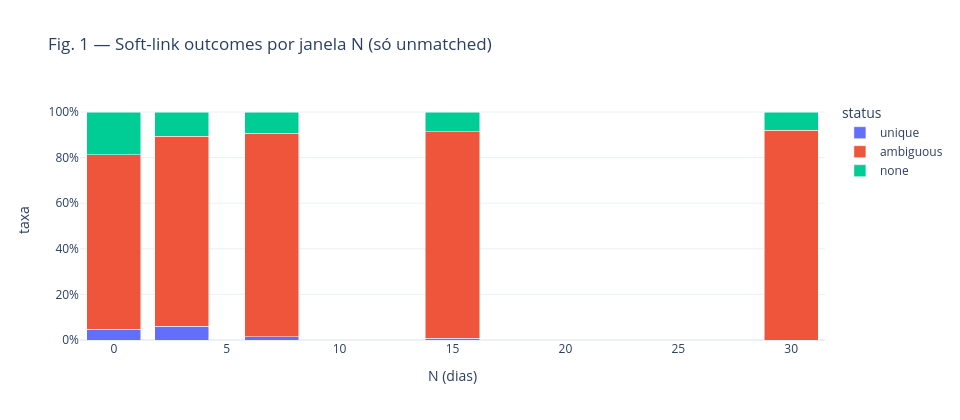
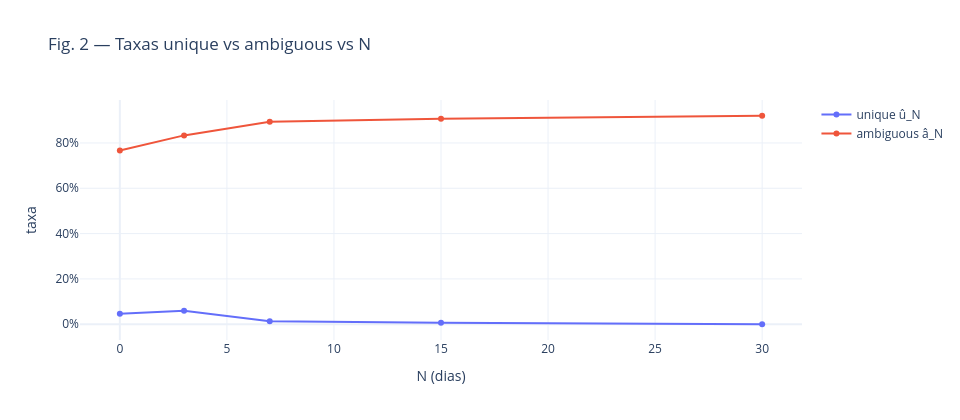
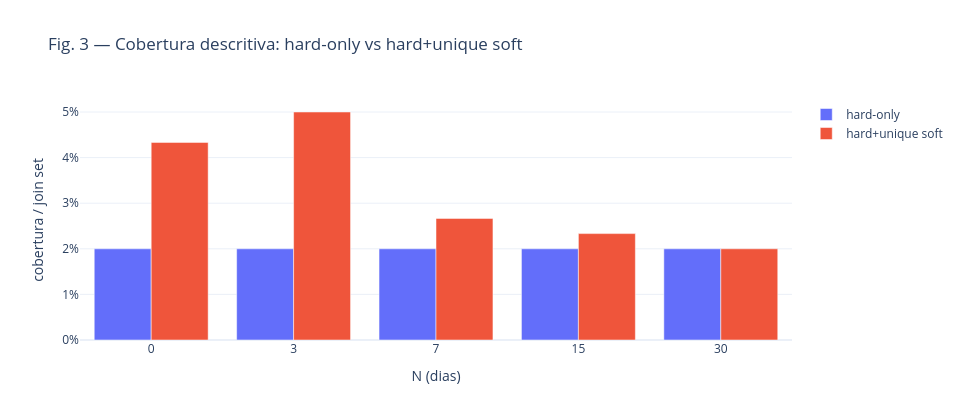
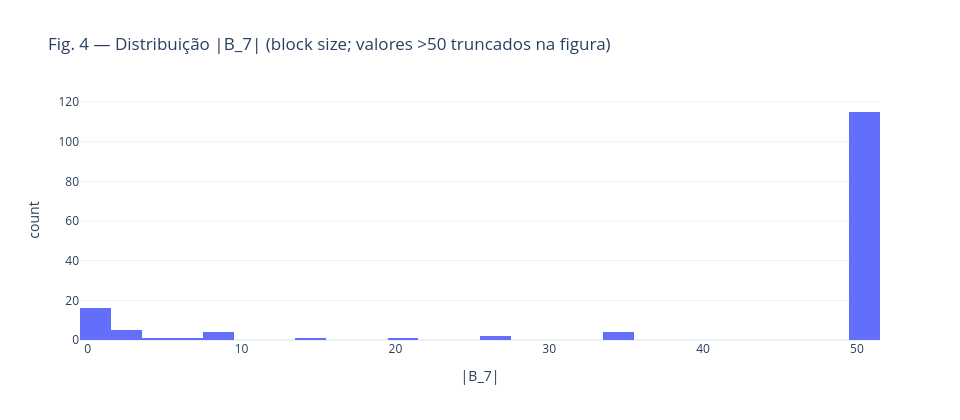

Source (notebook cell) for these figures, in order:
### Markdown cell above
## 7. Figuras Plotly — interpretação

- **Fig. 1 (barras empilhadas por $N$):** composição unique / ambiguous / none. Se ambiguous cresce mais rápido que unique com $N$, a janela alarga o bloco sem resolver identidade.
- **Fig. 2 (linhas):** $\hat{u}_N$ e $\hat{a}_N$ vs $N$. Útil para escolher $N$ operacional (trade-off recall×precisão).
- **Fig. 3 (lift):** cobertura hard-only vs hard+unique soft. Lift alto com $\hat{a}_N$ alto = enriquecimento ruidoso.
- **Fig. 4 (histograma $|B_7|$):** distribuição de tamanhos de bloco em $N=7$; cauda longa ⇒ many-to-one.
- **Fig. 5 (donut hard vs soft outcomes em $N=7$):** visão do join set completo (hard matched + soft unique/ambiguous/none).

### Code cell
melt = summary_N.melt(
    id_vars=["n_days"],
    value_vars=["rate_unique", "rate_ambiguous", "rate_none"],
    var_name="outcome",
    value_name="rate",
)
melt["outcome"] = melt["outcome"].str.replace("rate_", "", regex=False)
fig1 = px.bar(
    melt, x="n_days", y="rate", color="outcome",
    title="Fig. 1 — Soft-link outcomes por janela N (só unmatched)",
    labels={"n_days": "N (dias)", "rate": "taxa", "outcome": "status"},
    barmode="stack",
)
fig1.update_layout(yaxis_tickformat=".0%")
show_and_save(fig1, "softlink_fig01_outcomes_by_N", height=420)

fig2 = go.Figure()
fig2.add_scatter(name="unique û_N", x=summary_N["n_days"], y=summary_N["rate_unique"], mode="lines+markers")
fig2.add_scatter(name="ambiguous â_N", x=summary_N["n_days"], y=summary_N["rate_ambiguous"], mode="lines+markers")
fig2.update_layout(
    title="Fig. 2 — Taxas unique vs ambiguous vs N",
    xaxis_title="N (dias)", yaxis_title="taxa", yaxis_tickformat=".0%",
)
show_and_save(fig2, "softlink_fig02_unique_vs_ambiguous", height=420)

fig3 = go.Figure()
fig3.add_bar(name="hard-only", x=summary_N["n_days"].astype(str), y=summary_N["cov_hard_only"])
fig3.add_bar(name="hard+unique soft", x=summary_N["n_days"].astype(str), y=summary_N["cov_hard_plus_unique"])
fig3.update_layout(
    barmode="group",
    title="Fig. 3 — Cobertura descritiva: hard-only vs hard+unique soft",
    xaxis_title="N (dias)", yaxis_title="cobertura / join set", yaxis_tickformat=".0%",
)
show_and_save(fig3, "softlink_fig03_lift_coverage", height=420)

bs7 = scores.loc[scores["n_days"] == 7, "block_size"]
bs7_plot = bs7.clip(upper=50)
fig4 = px.histogram(
    pd.DataFrame({"block_size": bs7_plot}),
    x="block_size", nbins=26,
    title="Fig. 4 — Distribuição |B_7| (block size; valores >50 truncados na figura)",
    labels={"block_size": "|B_7|", "count": "n PEFs unmatched"},
)
show_and_save(fig4, "softlink_fig04_blocksize_N7", height=420)
print("Fig.4 raw block_size describe:\n", bs7.describe().to_string())

row7 = summary_N.loc[summary_N["n_days"] == 7].iloc[0]
n_unm_total = int((~aj_cov["hard_matched"]).sum())
n_out_cap = n_unm_total - U
pie_df = pd.DataFrame({
    "status": ["hard_matched", "soft_unique", "soft_ambiguous", "soft_none"],
    "n": [
        n_hard,
        int(row7["n_unique"]),
        int(row7["n_ambiguous"]),
        int(row7["n_none"]) + n_out_cap,
    ],
})
fig5 = px.pie(
    pie_df, names="status", values="n", hole=0.45,
    title=f"Fig. 5 — Join set (N=7): hard={n_hard}/{n_pef}; soft sobre U={U} (out-of-cap unmatched→none)",
)
show_and_save(fig5, "softlink_fig05_joinset_donut_N7", height=440)
display(pie_df)

### Figure 1 — Plotly figure (JSON) as saved in the notebook; plotly's stock layout.template omitted (floating-point values rounded to 4 significant figures)
{"data": [{"hovertemplate": "status=unique<br>N (dias)=%{x}<br>taxa=%{y}<extra></extra>", "legendgroup": "unique", "marker": {"color": "#636efa", "pattern": {"shape": ""}}, "name": "unique", "orientation": "v", "showlegend": true, "textposition": "auto", "type": "bar", "x": [0, 3, 7, 15, 30], "xaxis": "x", "y": [0.04667, 0.06, 0.01333, 0.006667, 0.0], "yaxis": "y"}, {"hovertemplate": "status=ambiguous<br>N (dias)=%{x}<br>taxa=%{y}<extra></extra>", "legendgroup": "ambiguous", "marker": {"color": "#EF553B", "pattern": {"shape": ""}}, "name": "ambiguous", "orientation": "v", "showlegend": true, "textposition": "auto", "type": "bar", "x": [0, 3, 7, 15, 30], "xaxis": "x", "y": [0.7667, 0.8333, 0.8933, 0.9067, 0.92], "yaxis": "y"}, {"hovertemplate": "status=none<br>N (dias)=%{x}<br>taxa=%{y}<extra></extra>", "legendgroup": "none", "marker": {"color": "#00cc96", "pattern": {"shape": ""}}, "name": "none", "orientation": "v", "showlegend": true, "textposition": "auto", "type": "bar", "x": [0, 3, 7, 15, 30], "xaxis": "x", "y": [0.1867, 0.1067, 0.09333, 0.08667, 0.08], "yaxis": "y"}], "layout": {"barmode": "stack", "font": {"size": 12}, "height": 420, "legend": {"title": {"text": "status"}, "tracegroupgap": 0}, "title": {"text": "Fig. 1 — Soft-link outcomes por janela N (só unmatched)"}, "width": 960, "xaxis": {"anchor": "y", "domain": [0.0, 1.0], "title": {"text": "N (dias)"}}, "yaxis": {"anchor": "x", "domain": [0.0, 1.0], "tickformat": ".0%", "title": {"text": "taxa"}}}}

### Figure 2 — Plotly figure (JSON) as saved in the notebook; plotly's stock layout.template omitted (floating-point values rounded to 4 significant figures)
{"data": [{"mode": "lines+markers", "name": "unique û_N", "type": "scatter", "x": [0, 3, 7, 15, 30], "y": [0.04667, 0.06, 0.01333, 0.006667, 0.0]}, {"mode": "lines+markers", "name": "ambiguous â_N", "type": "scatter", "x": [0, 3, 7, 15, 30], "y": [0.7667, 0.8333, 0.8933, 0.9067, 0.92]}], "layout": {"font": {"size": 12}, "height": 420, "title": {"text": "Fig. 2 — Taxas unique vs ambiguous vs N"}, "width": 960, "xaxis": {"title": {"text": "N (dias)"}}, "yaxis": {"tickformat": ".0%", "title": {"text": "taxa"}}}}

### Figure 3 — Plotly figure (JSON) as saved in the notebook; plotly's stock layout.template omitted (floating-point values rounded to 4 significant figures)
{"data": [{"name": "hard-only", "type": "bar", "x": ["0", "3", "7", "15", "30"], "y": [0.02, 0.02, 0.02, 0.02, 0.02]}, {"name": "hard+unique soft", "type": "bar", "x": ["0", "3", "7", "15", "30"], "y": [0.04333, 0.05, 0.02667, 0.02333, 0.02]}], "layout": {"barmode": "group", "font": {"size": 12}, "height": 420, "title": {"text": "Fig. 3 — Cobertura descritiva: hard-only vs hard+unique soft"}, "width": 960, "xaxis": {"title": {"text": "N (dias)"}}, "yaxis": {"tickformat": ".0%", "title": {"text": "cobertura / join set"}}}}

### Figure 4 — Plotly figure (JSON) as saved in the notebook; plotly's stock layout.template omitted (floating-point values rounded to 4 significant figures; data arrays with more than 128 entries replaced by an {"elided": "..."} marker saying what was removed)
{"data": [{"bingroup": "x", "hovertemplate": "|B_7|=%{x}<br>count=%{y}<extra></extra>", "legendgroup": "", "marker": {"color": "#636efa", "pattern": {"shape": ""}}, "name": "", "nbinsx": 26, "orientation": "v", "showlegend": false, "type": "histogram", "x": {"elided": "150 int values"}, "xaxis": "x", "yaxis": "y"}], "layout": {"barmode": "relative", "font": {"size": 12}, "height": 420, "legend": {"tracegroupgap": 0}, "title": {"text": "Fig. 4 — Distribuição |B_7| (block size; valores >50 truncados na figura)"}, "width": 960, "xaxis": {"anchor": "y", "domain": [0.0, 1.0], "title": {"text": "|B_7|"}}, "yaxis": {"anchor": "x", "domain": [0.0, 1.0], "title": {"text": "count"}}}}
